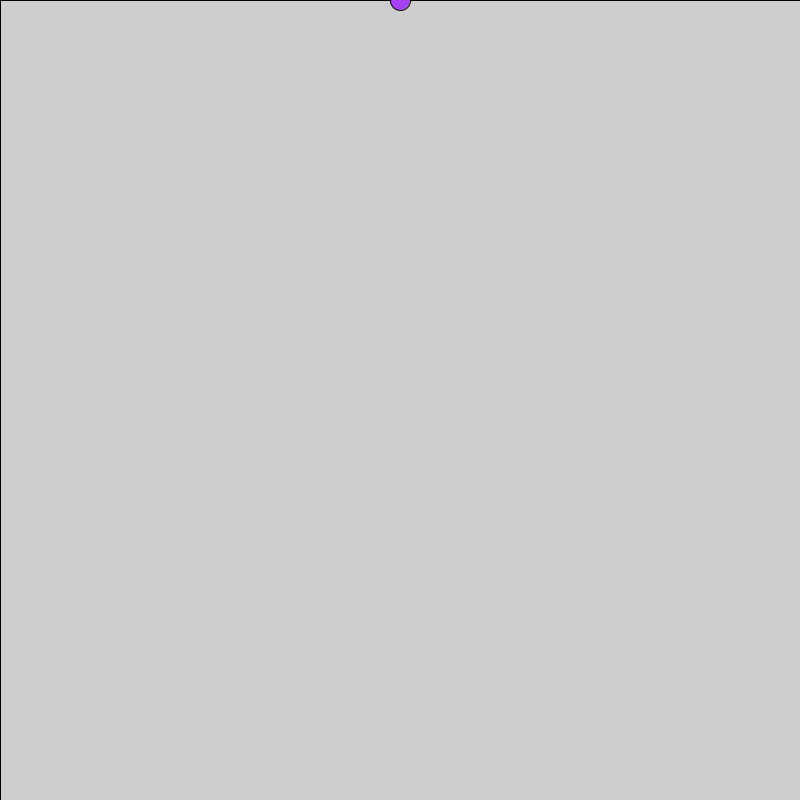
Frame 1 (no input)
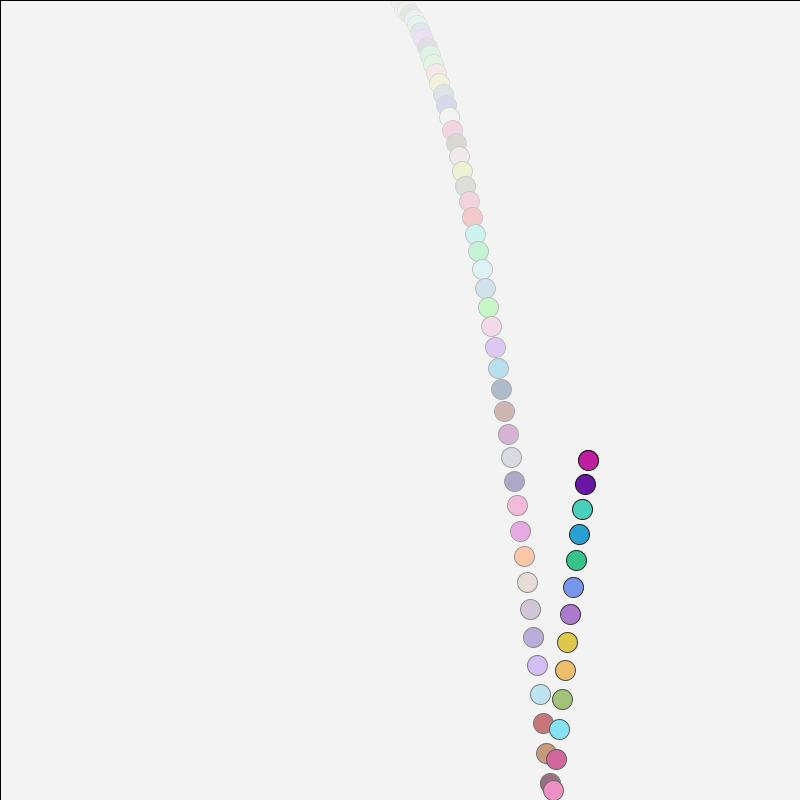
Frame 60 (the mouse pressed at the canvas centre just before this capture)
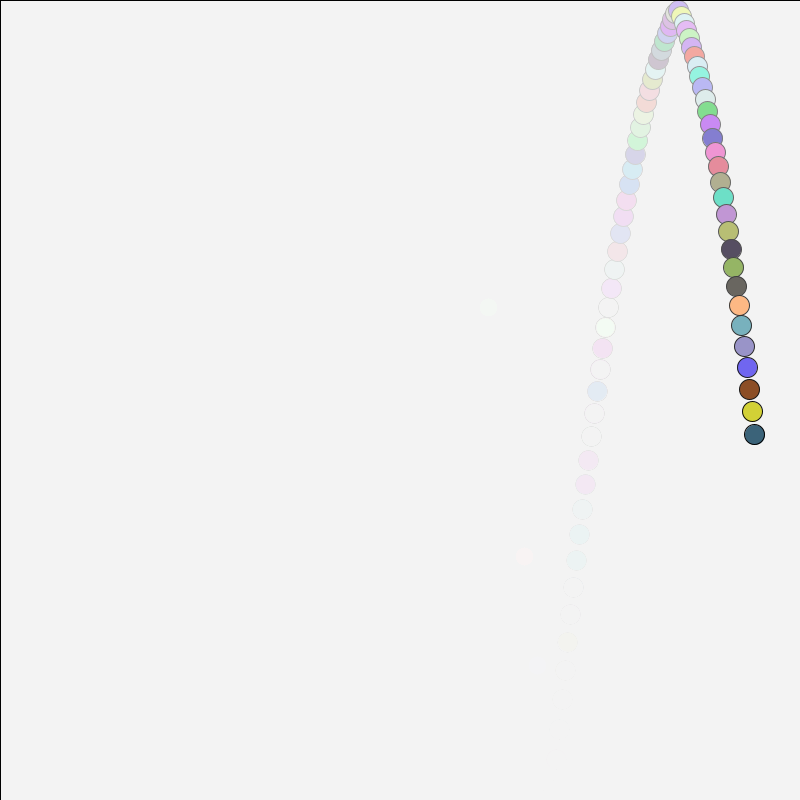
Frame 120 (the mouse held since frame 60 and released just before this capture)

The Processing sketch that drew these frames (run headless with seeded random() and noise(); from frame 60 on, the mouse is pressed at the canvas centre):

// Processing sketch: processing_71816
// ── processing_71816.pde

/*
/ Norm Krumpe
 / September 23, 2012
 / An object that bounces around the screen.  There are 
 / a couple reasons I made this.
 / 1. To play around with objects that bounce around the
 /    screen.
 / 2. To be extra careful about documenting my code and
 /    factoring my code into methods (functions) that
 /    make it easy to adjust.
 / 3. PLEASE play around with this.  
 */

// The location, size, and speed of the ball
float speedX, speedY;
float objectX, objectY, objectWidth, objectHeight;

// acceleration...modify this to affect
// how the ySpeed changes.  Closer to zero
// reduces the effects of gravity.  For example,
// 0.1 makes it seem more like how things might move
// on the moon.
float GRAVITY = 0.6;

// damping effect...modify this to affect
// the bounciness of the object.  Closer to zero
// loses bounciness.  Closer to 1 makes it more
// like a superball.
float DAMPING = 1.01;

// friction effect...modify this to affect
// the left-right motion when the object hits the floor.
// Closer to 1 makes the floor "slick", and closer to
// 0 makes the floor rougher, like sandpaper.
float FRICTION = .9;

// Set the screen size, the object's initial size,
// location, and speed.
void setup() {
smooth();
  size(800, 800);

  objectX = width/2;
  objectY = 0;

  objectWidth = 20;
  objectHeight = objectWidth;

  speedX = 4;
  speedY = 4;
}

// The main driver for the motion
void draw() {

  // The second number in the fill affects
  // the transparency.  Adjust it to increase
  // or decrease the "tail" left behind the moving
  // object.
  fill(255, 10);
  rect(0, 0, width, height);

  drawObject();
  adjustForGravity();
  updateObjectLocation();
  checkForCollision();
}

// This draws the object that is bouncing.  Right
// now the object is a rectangle.  But it shouldn't
// be too hard to change this to some other object.
void drawObject() {
  //fill(0); 
  updateColor();
  ellipse(objectX, objectY, objectWidth, objectHeight);
}

// Adjusts the location of the object based on its
// current location and its speed
void updateObjectLocation() {
  objectX = objectX + speedX;
  objectY = objectY + speedY;
}

// Adjusts the object's y speed based on its
// current speed and the force of gravity
void adjustForGravity() {
  speedY = speedY + GRAVITY;
}

// Make adjustments whenever the object hits
// the wall or a floor.  Any of these should
// reverse the direction of the object (hitting
// the two walls, for example, reverses speedX).
// Hitting the floor will call friction and 
// damping into play.  Should hitting a wall
// be affected by friction?  What about hitting
// the ceiling?
void checkForCollision() {

  // Check for right-wall collision
  // This (perhaps poorly) assumes that
  // the object's position (objectX, objectY)
  // is based on that position being in the
  // upper-left corner of that object.
  // If (objectX, objectY) were in the center
  // of the object, then this code would need
  // to be adjusted appropriately.
  if (objectX > width - objectWidth/2) {
    objectX = width - objectWidth/2;
    speedX = -1 * speedX;
  }
  // Check for left-wall collision
  else if (objectX < 0) {
    objectX = 0;
    speedX = -1 * speedX;
  }

  // Check for floor collision:
  if (objectY > height - objectHeight/2) {
    objectY = height - objectHeight/2;
    speedY = -1 * speedY;
    speedY = DAMPING * speedY;
    speedX = FRICTION * speedX;
  }
  
  if (objectY < (objectHeight/2)) {
    objectY = objectHeight/2;
    speedY = -1 * speedY;
    speedY = DAMPING * speedY;
    speedX = FRICTION * speedX;
  }
  
}

void updateColor() {
fill(random(256),random(256),random(256));
}
